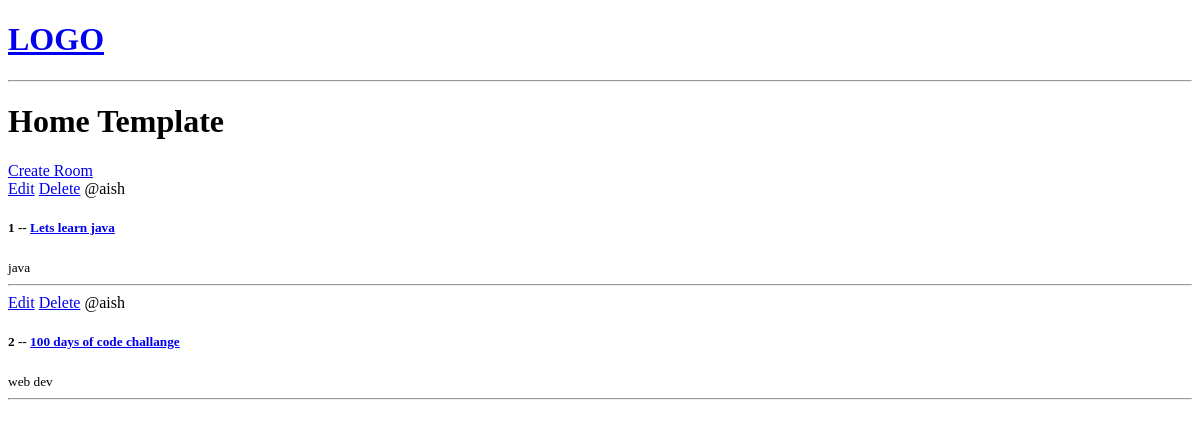
The app's page /, older data.
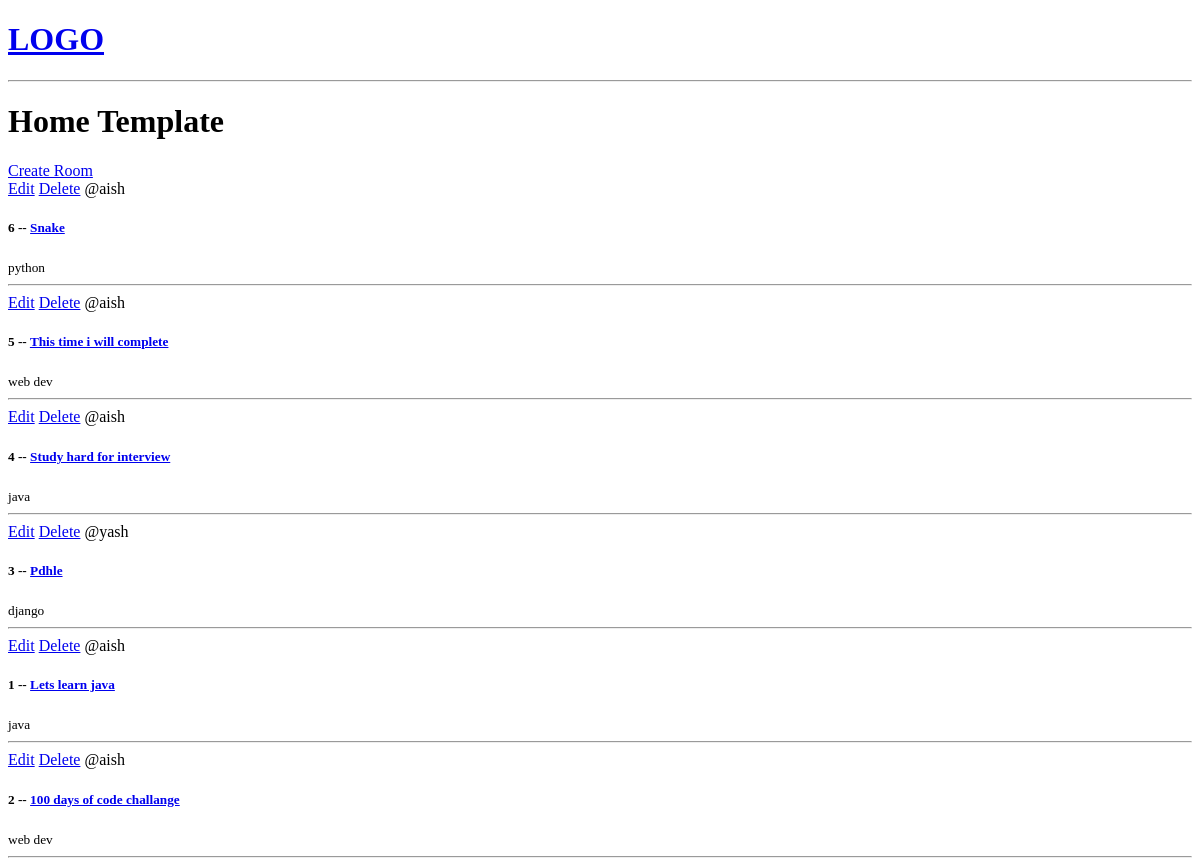
The same page, newer data.
### base/models.py (models this page shows, shortened)
class Room(models.Model):
    host = models.ForeignKey(User, on_delete=models.SET_NULL, null=True)
    topic = models.ForeignKey(Topic, on_delete=models.SET_NULL, null=True)
    name = models.CharField(max_length=200)
    description = models.TextField(null=True, blank=True)
    updated = models.DateTimeField(auto_now=True)
    created = models.DateTimeField(auto_now_add=True)
    class Meta:
        ordering = ['-updated', '-created']

class Topic(models.Model):
    name=models.CharField(max_length=200)

### base/views.py (the view)
# urls.py: path('', views.home, name="home"),
def home(request):
    rooms = Room.objects.all()
    context = {'rooms': rooms}
    return render(request, 'base/home.html', context)

### base/templates/base/home.html
{% extends 'main.html' %}
{%block content%}
<h1>Home Template</h1>
<div>
    <a href="{% url 'create-room' %}">Create Room</a>
    <div>
        {% for room in rooms %}
            <div>
                <a href="{% url 'update-room' room.id %}">Edit</a>
                <a href="{% url 'delete-room' room.id %}">Delete</a>
                <span>@{{room.host.username}}</span>
                <h5>{{room.id}} -- <a href="{% url 'room' room.id %}"> {{room.name}} </h5></a>
                <small>{{room.topic.name}}</small>
                <hr>
            </div>
        {% endfor %}
    </div>
</div>
{%endblock%}

### templates/main.html (shortened to what this page needs)
<!DOCTYPE html>
<html lang="en">
<head>
</head>
<body>
    {% include 'navbar.html' %}
    {% block content %}
    {% endblock %}
</body>
</html>

### templates/navbar.html
<a href="/">
    <h1>LOGO</h1>
</a>
<hr>

Row changes from the older to the newer data that the page shows:
added Room: host.username "aish", id "6", name "Snake", topic.name "python"
added Room: host.username "aish", id "5", name "This time i will complete", topic.name "web dev"
added Room: host.username "aish", id "4", name "Study hard for interview", topic.name "java"
added Room: host.username "yash", id "3", name "Pdhle", topic.name "django"
